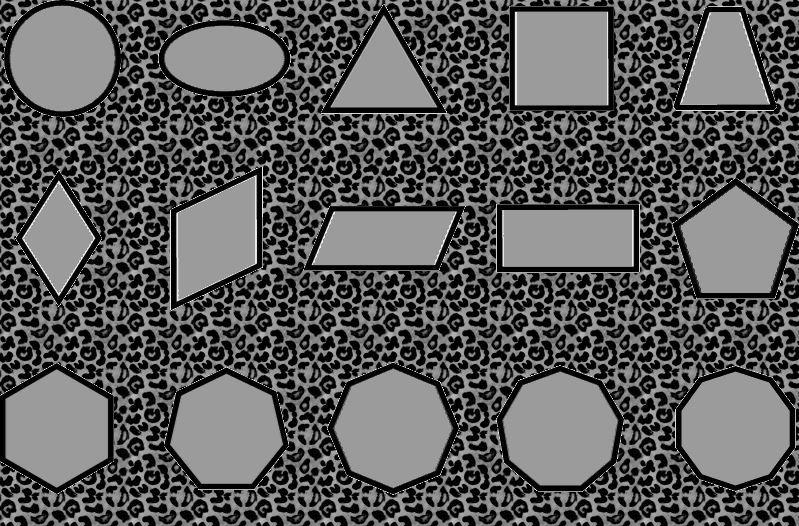
#> input picture img/shapes.jpg, 799 x 526 px
$ python pycv.py img/shapes.jpg
#> lines starting #> are read from the running program, lines starting #| are printed output that depends on the picture; after the words box and inside, x2 and y2 are one past the last pixel; in counts of white or black regions, pixels touching at a corner belong together
# coding=utf-8

# PyCV: Python + OpenCV test

# Developed and tested with:
#
# os:                 Windows 10 Pro
# environment:        miniconda3
# python version:     3.6.2
# opencv version:     3.3.0
# matplotlib version: 2.0.2
# numpy version:      1.13.1

# Notes:
#
#    This is a solution-oriented approach considering 2 flat images.
#    Filter ordering (morphological opening/closing) as well as filter
#    and transform parameters were fine tuned to the problem.

# Use:
#
#    python pycv.py img/[filename]


import sys
import os.path
import platform
import numpy as np
import matplotlib as mpl
from matplotlib import pyplot as plt
import cv2


# Constants
RADIUS = 10
CC_LABELS = 1
CC_CENTROIDS = 3
CIRCLE_RADIUS = 2
MARKER_COLOR = (255,255,0)
MARKER_RADIUS = 4


# Print versions
def print_env():
    # Print versions
    print("Python version:\t\t" + platform.python_version())
    print("OpenCV version:\t\t" + cv2.__version__)
    print("Matplotlib version:\t" + mpl.__version__)
    print("Numpy version:\t\t" + np.__version__)


# Read input from argv and convert it to an RGB image
def read_input():
    # Assert user input is valid
    assert(len(sys.argv) == 2)
    file = sys.argv[1]
    assert(os.path.exists(file))

    # Return an RGB image read from file
    image = cv2.cvtColor(cv2.imread(file), cv2.COLOR_BGR2RGB)
    return image


# Convert an RGB image to binary using Otsu's threshold
def convert_to_binary(image):
    gray_image = cv2.cvtColor(image, cv2.COLOR_RGB2GRAY);
    _, bw_image = cv2.threshold(gray_image,0,255,cv2.THRESH_BINARY+cv2.THRESH_OTSU)
    return bw_image


# Apply morphological filtering and Gaussian blur to the image
def filter_image(image, radius):
    kernel = cv2.getStructuringElement(cv2.MORPH_ELLIPSE,(radius,radius))
    filtered_image = image.copy()
    filtered_image = cv2.morphologyEx(filtered_image, cv2.MORPH_OPEN, kernel)
    filtered_image = cv2.morphologyEx(filtered_image, cv2.MORPH_CLOSE, kernel)
    blur_image = cv2.GaussianBlur(filtered_image, (5,5), 0)
    return blur_image


# Apply Hough Circle Transform and return the circles center position and radius
def apply_hct(image, min_radius):
    circles = cv2.HoughCircles(image, cv2.HOUGH_GRADIENT, 1, min_radius,
                               param1 = 1,
                               param2 = 35,
                               minRadius = min_radius,
                               maxRadius = 0)
    return circles


# Plot over the circles over the original image
def mark_image(image, circles):
    result_image = image.copy()
    bw_image = convert_to_binary(image)

    # Check if there is any circle
    if circles is not None:
        # Round the center position
        circles = np.uint16(np.around(circles[0,:]))

        # Check if any circle is in a black component
        for c in circles:
            if bw_image[c[1], c[0]] == 0:
                bw_image = (255 - bw_image)
                break

        # Get the connected components
        cc = cv2.connectedComponentsWithStats(bw_image, 8)

        # Plot over the original image
        for c in circles:
            label = cc[CC_LABELS][c[1], c[0]]
            centroid = np.uint16(np.around(cc[CC_CENTROIDS][label]))
            cv2.circle(result_image, (centroid[0], centroid[1]),
                       c[CIRCLE_RADIUS], MARKER_COLOR, MARKER_RADIUS)

    return result_image


# Show results
def show_results(image, result):
    _, ax = plt.subplots(1,2)
    ax[0].set_title('Input')
    ax[0].imshow(image)
    ax[0].axis('off')
    ax[1].set_title('Output')
    ax[1].imshow(result)
    ax[1].axis('off')
    plt.show()


# Main function
def main():
    print("\tPython + OpenCV")
    print("------------------------------")
    print_env()
    print("------------------------------")
    print("Reading image...")
    image = read_input()
#> in read_input, image is the input picture: shape (526, 799, 3); min 0, max 239, mean 88.9
    print("Applying threshold...")
    bw_image = convert_to_binary(image)
#> in convert_to_binary, `_, bw_image = cv2.threshold(gray_image,0,255,cv2.THRESH_BINARY+cv2.THR..`:
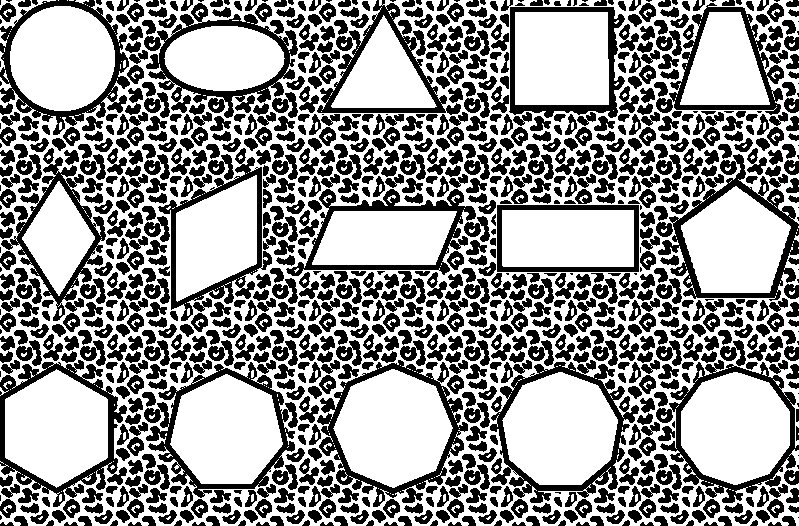
#> bw_image: shape (526, 799); 58.6% white; 979 black regions (62 under 20 px), largest, box (x1, y1, x2, y2) and area: (490, 360, 639, 503) 4490, (144, 3, 298, 118) 4375, (317, 360, 468, 507) 4155
    print("Filtering...")
    filtered_image = filter_image(bw_image, RADIUS)
#> in filter_image, `filtered_image = cv2.morphologyEx(filtered_image, cv2.MORPH_OPEN, kern..`:
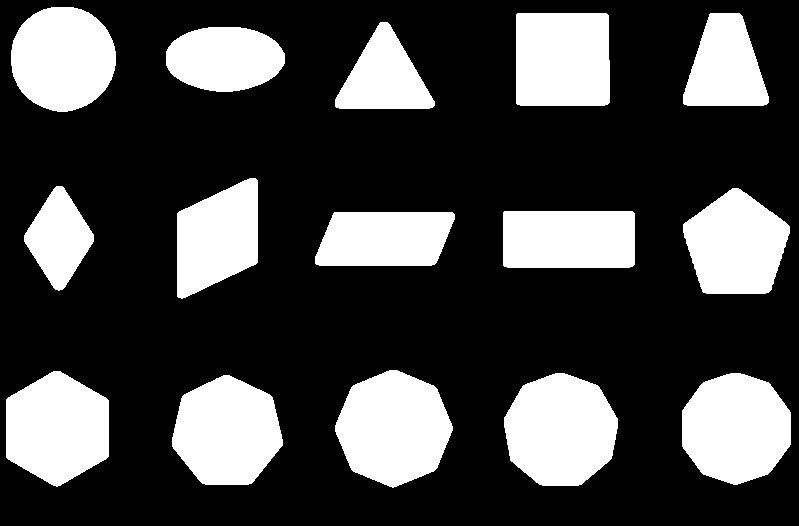
#> filtered_image: shape (526, 799); 27.6% white; 15 white regions, largest, box (x1, y1, x2, y2) and area: (335, 370, 453, 488) 10092, (504, 373, 618, 486) 9998, (682, 373, 791, 485) 9513
#> in filter_image, `filtered_image = cv2.morphologyEx(filtered_image, cv2.MORPH_CLOSE, ker..`:
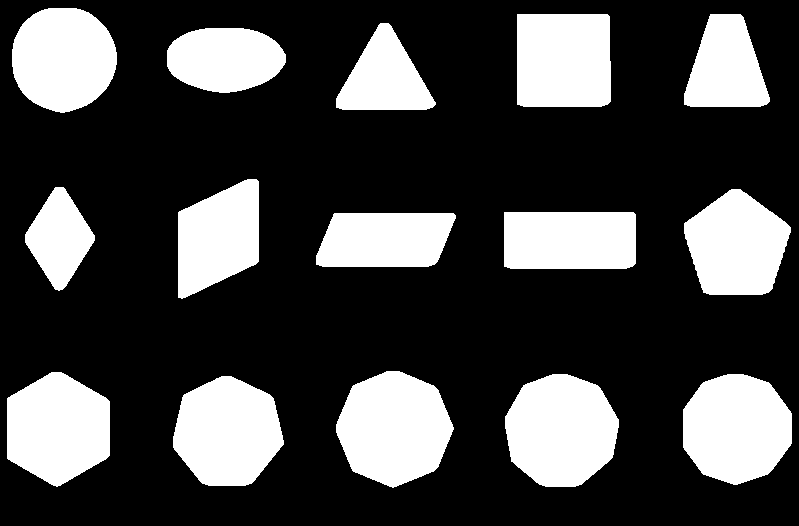
#> filtered_image: shape (526, 799); 27.6% white; 15 white regions, largest, box (x1, y1, x2, y2) and area: (336, 371, 454, 488) 10079, (505, 374, 619, 487) 10014, (683, 374, 792, 485) 9495
#> in filter_image, `blur_image = cv2.GaussianBlur(filtered_image, (5,5), 0)`:
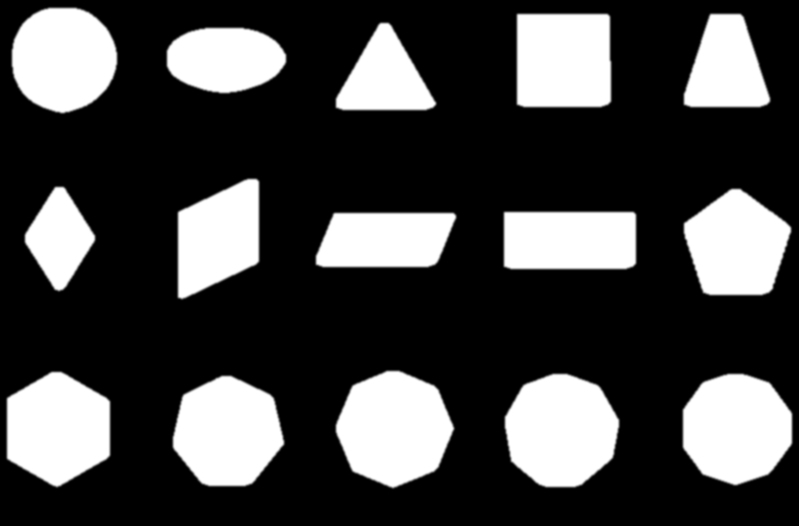
#> blur_image: shape (526, 799); min 0, max 255, mean 70.5
    print("Finding circles...")
    circles = apply_hct(filtered_image, RADIUS)
#> in apply_hct, `circles = cv2.HoughCircles(image, cv2.HOUGH_GRADIENT, 1, min_radius, p..`: circles = [[63.5, 59.5, 52.6]]
#> circles = [[63.5, 59.5, 52.6]]
    print("Plotting...")
    result_image = mark_image(image, circles)
#> in mark_image, `circles = np.uint16(np.around(circles[0,:]))`: circles = [[64, 60, 53]]
#> the loop in mark_image, `for c in circles:` made 1 pass
#> the loop in mark_image, `for c in circles:` made 1 pass
#> (c, label, centroid) on pass 1: ([64, 60, 53], 19, [62, 58])
#> after the loop in mark_image, `for c in circles:`:
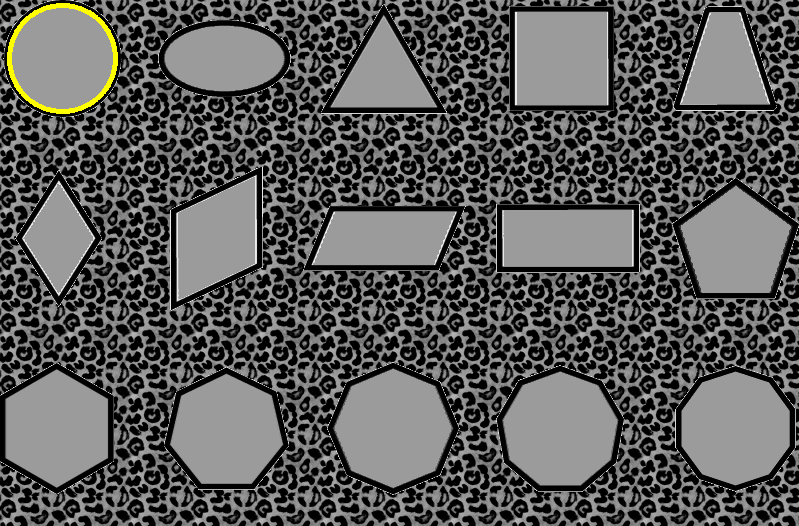
#> result_image: shape (526, 799, 3); 0.39% of pixels changed, all inside (x1, y1, x2, y2) = (7, 3, 118, 114)
    print("Showing results...")
    show_results(image, result_image)
    print("Done!")


# Run main
if __name__=="__main__":
    main()
